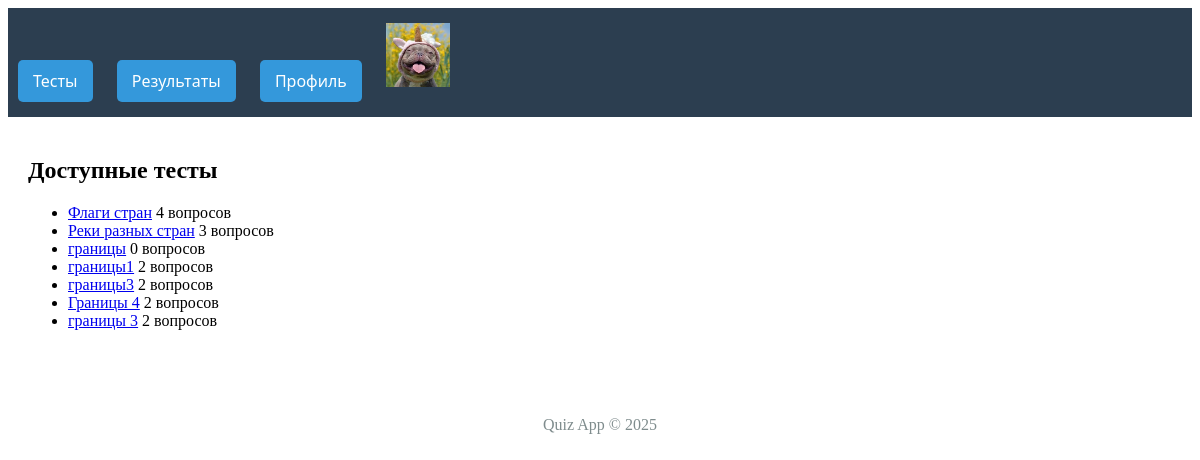
Page /quizzes/ (signed in) on the committed database.
### users/models.py (models this page shows)
class User(AbstractUser):
    is_student = models.BooleanField(default=False)
    is_teacher = models.BooleanField(default=False)
    avatar = models.ImageField(upload_to='avatars/', blank=True)

### quizzes/models.py (models this page shows, shortened)
class Quiz(models.Model):
    title = models.CharField(max_length=200)
    time_limit = models.PositiveIntegerField(
        default=10,  # 10 минут по умолчанию
        help_text="Лимит времени в минутах"
    )
    creator = models.ForeignKey(
        settings.AUTH_USER_MODEL,
        on_delete=models.CASCADE,
        related_name='created_quizzes',
        blank=False,
    )
    created_at = models.DateTimeField(auto_now_add=True)
    is_published = models.BooleanField(default=False)

### quizzes/views.py (the view)
# urls.py: path('', views.quiz_list, name='quiz_list'),
@login_required
def quiz_list(request):
    quizzes = Quiz.objects.all()
    return render(request, 'quizzes/quiz_list.html', {'quizzes': quizzes})

### quiz_project/templates/quizzes/quiz_list.html (shortened to what this page needs)
{% extends 'base.html' %}
{% block content %}
<div class="container mt-4">
    <h2>Доступные тесты</h2>
    <ul class="list-group">
        {% for quiz in quizzes %}
        {% if quiz.is_published or quiz.creator.id == user.id%}
        <li class="list-group-item">
            <a href="{% url 'quiz_detail' quiz.id %}">{{ quiz.title }}</a>
            <span class="badge bg-secondary">{{ quiz.question_set.count }} вопросов</span>
        </li>
        {% endif %}
        {% endfor %}
    </ul>
</div>
{% endblock %}

### quiz_project/templates/base.html (shortened to what this page needs)
<!DOCTYPE html>
<html lang="ru">
<head>
</head>
<head>
</head>
<body>
    <header>
        <nav>
            <div>
                <a><span>Тесты</span></a>
            </div>
            <div>
                <a><span>Результаты</span></a>
            </div>
            <div>
                <a><span>Профиль</span></a>
            </div>
            <div>
                {% if user.avatar %}
                            <img src="{{ user.avatar.url }}"
                            alt="Аватар"
                            width="64"
                            height="64"
                            class="rounded-circle me-2">
                        {% endif %}
            </div>
        </nav>
    </header>
    <div class="content">
        {% block content %}{% endblock %}
    </div>
    <footer style="text-align: center; margin-top: 50px; color: #7f8c8d;">
        <p>Quiz App © {% now "Y" %}</p>
    </footer>
</body>
</html>

### quiz_project/templates/base.html (style rules this page uses)
nav { background: #2c3e50; padding: 15px 0; font-family: 'Segoe UI', Tahoma, Geneva, Verdana, sans-serif; }
nav > div { display: inline-block; position: relative; margin: 0 10px; }
nav a { color: white; text-decoration: none; padding: 10px 15px; display: block; }
nav > div > a { background: #3498db; border-radius: 5px; transition: all 0.3s; }
.content { padding: 20px; }

### rows in the picture
User: avatar (picture)
Quiz: title "Флаги стран", question_set.count "4"
Quiz: title "Реки разных стран", question_set.count "3"
Quiz: title "границы", question_set.count "0"
Quiz: title "границы1", question_set.count "2"
Quiz: title "границы3", question_set.count "2"
Quiz: title "Границы 4", question_set.count "2"
Quiz: title "границы 3", question_set.count "2"
